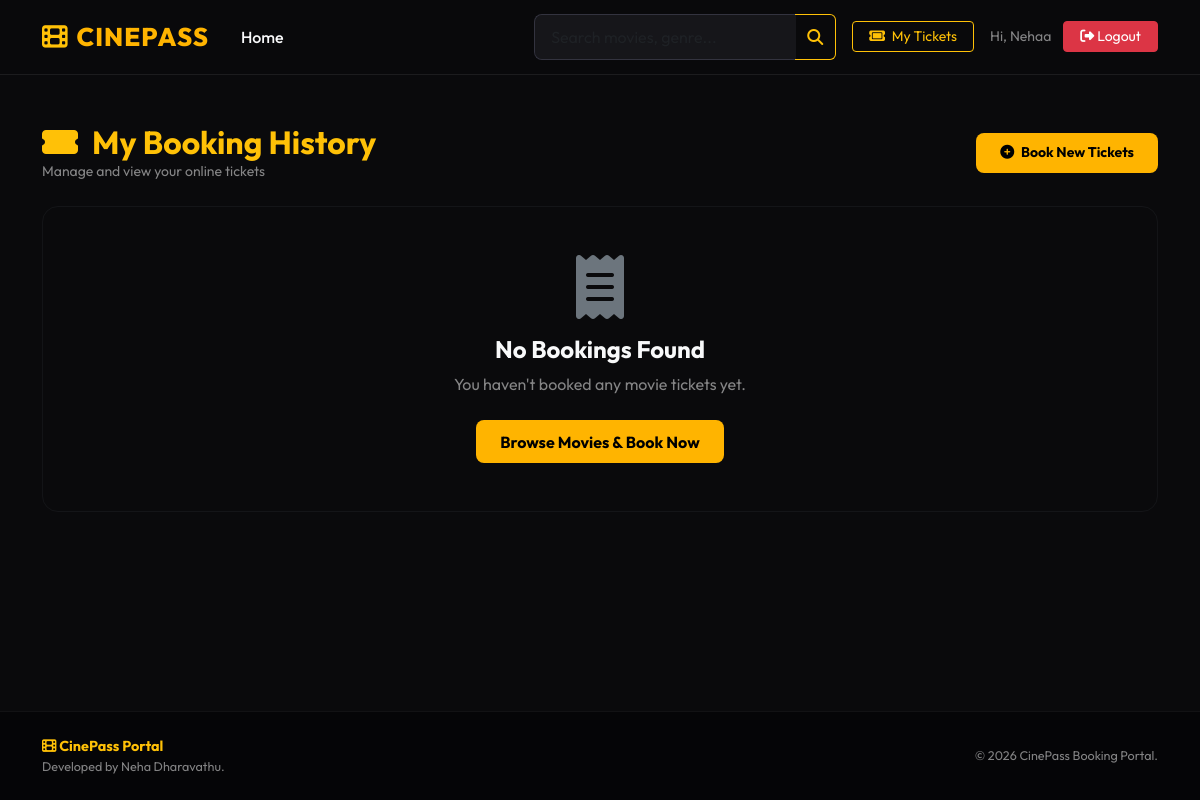
Page /my-bookings/ (signed in) on the earlier database version.
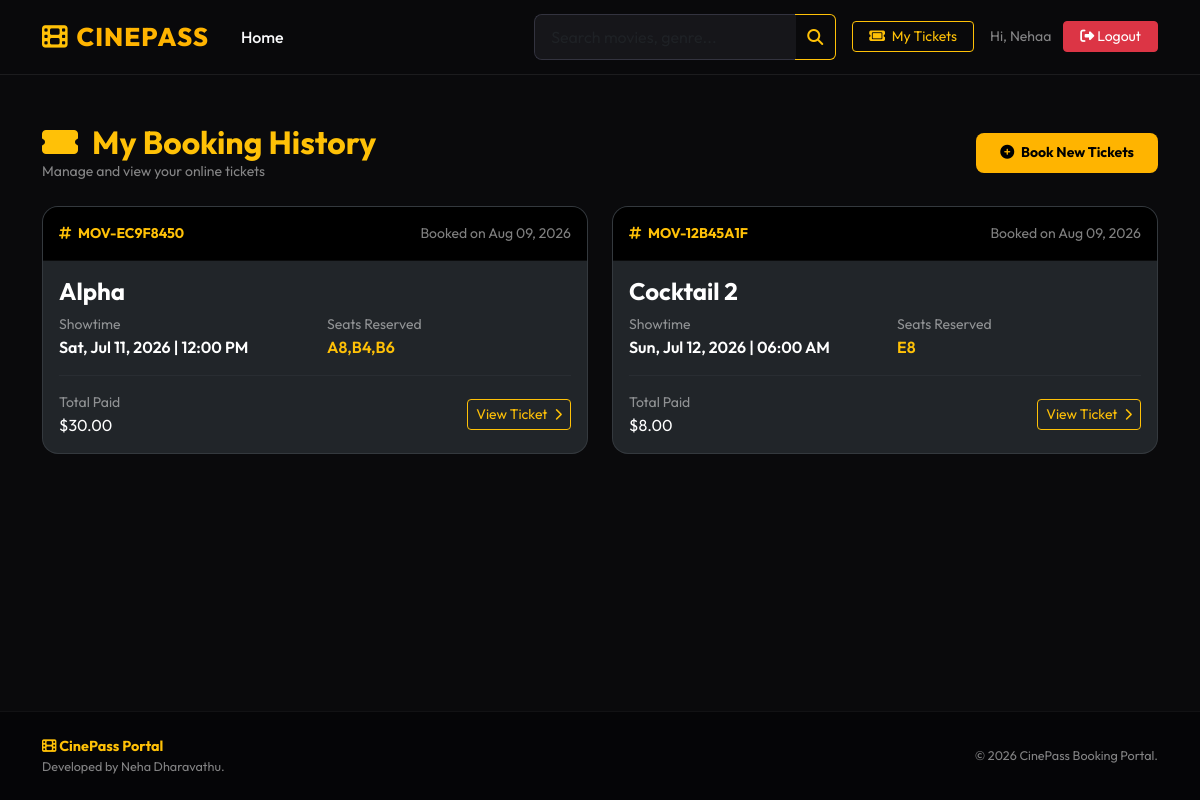
Same page on the later database version.
### cinema/models.py (models this page shows, shortened)
class Booking(models.Model):
    showtime = models.ForeignKey(Showtime, on_delete=models.CASCADE, related_name='bookings')
    user = models.ForeignKey(User, on_delete=models.SET_NULL, null=True, blank=True, related_name='bookings')
    customer_name = models.CharField(max_length=100)
    customer_email = models.EmailField()
    seats = models.CharField(max_length=255, help_text="Comma-separated list of seat numbers (e.g. A1,A2)")
    total_price = models.DecimalField(max_digits=8, decimal_places=2)
    booking_reference = models.CharField(max_length=20, unique=True, blank=True)
    created_at = models.DateTimeField(auto_now_add=True)

class Showtime(models.Model):
    movie = models.ForeignKey(Movie, on_delete=models.CASCADE, related_name='showtimes')
    start_time = models.DateTimeField()
    ticket_price = models.DecimalField(max_digits=6, decimal_places=2)

class Movie(models.Model):
    CERTIFICATE_CHOICES = [
        ('U', 'U (Unrestricted Public Exhibition)'),
        ('UA', 'UA (Parental Guidance Required under 12)'),
        ('A', 'A (Adults Only)'),
        ('R', 'R (Restricted)'),
    ]
    title = models.CharField(max_length=200)
    synopsis = models.TextField()
    release_date = models.DateField()
    duration = models.IntegerField(help_text="Duration in minutes")
    certificate = models.CharField(max_length=10, choices=CERTIFICATE_CHOICES, default='U')
    language = models.CharField(max_length=50)
    genre = models.CharField(max_length=100)
    poster_url = models.URLField(max_length=500, blank=True, null=True, help_text="Direct link to poster image")

### cinema/views.py (the view)
# urls.py: path('my-bookings/', views.user_bookings, name='user_bookings'),
@login_required
def user_bookings(request):
    bookings = Booking.objects.filter(user=request.user).order_by('-created_at')
    return render(request, 'movies/user_bookings.html', {'bookings': bookings})

### templates/movies/user_bookings.html (shortened to what this page needs)
{% extends 'base.html' %}
{% block content %}
<div class="container py-5">
    <div class="d-flex justify-content-between align-items-center mb-4 flex-wrap gap-2">
        <div>
            <h2 class="fw-bold mb-0 text-warning">
                <i class="fa-solid fa-ticket-simple me-2"></i> My Booking History
            </h2>
            <p class="text-white-50 small mb-0">Manage and view your online tickets</p>
        </div>
        <a href="{% url 'home' %}" class="btn btn-gold btn-sm">
            <i class="fa-solid fa-plus-circle me-1"></i> Book New Tickets
        </a>
    </div>
    {% if bookings %}
        <div class="row row-cols-1 row-cols-md-2 g-4">
            {% for booking in bookings %}
                <div class="col">
                    <div class="card bg-dark border-secondary border-opacity-25 rounded-4 overflow-hidden h-100">
                        <div class="card-header bg-black bg-opacity-35 border-bottom border-secondary border-opacity-10 py-3 d-flex justify-content-between align-items-center">
                            <span class="text-warning fw-bold text-uppercase small">
                                <i class="fa-solid fa-hashtag me-1"></i> {{ booking.booking_reference }}
                            </span>
                            <span class="text-white-50 small">
                                Booked on {{ booking.created_at|date:"M d, Y" }}
                            </span>
                        </div>
                        <div class="card-body">
                            <h4 class="fw-bold text-white mb-2">{{ booking.showtime.movie.title }}</h4>
                            <div class="row mb-3">
                                <div class="col-6">
                                    <span class="text-white-50 small d-block">Showtime</span>
                                     <span class="fw-semibold text-white">
                                     {{ booking.showtime.start_time|date:"D, M d, Y" }} |
                                     {{ booking.showtime.start_time|date:"h:i A" }}
                                     </span>
                                </div>
                                <div class="col-6">
                                    <span class="text-white-50 small d-block">Seats Reserved</span>
                                    <span class="fw-semibold text-warning">
                                        {{ booking.seats }}
                                    </span>
                                </div>
                            </div>
                            <div class="d-flex justify-content-between align-items-center pt-3 border-top border-secondary border-opacity-10">
                                <div>
                                    <span class="text-white-50 small d-block">Total Paid</span>
                                    <span class="fw-extrabold text-white">${{ booking.total_price }}</span>
                                </div>
                                <a href="{% url 'booking_success' booking.booking_reference %}" class="btn btn-outline-warning btn-sm">
                                    View Ticket <i class="fa-solid fa-chevron-right ms-1 small"></i>
                                </a>
                            </div>
                        </div>
                    </div>
                </div>
            {% endfor %}
        </div>
    {% else %}
        <div class="text-center py-5 bg-card rounded-4 border border-secondary border-opacity-10 my-4">
            <i class="fa-solid fa-receipt fa-4x text-secondary mb-3"></i>
            <h4 class="fw-bold">No Bookings Found</h4>
            <p class="text-white-50">You haven't booked any movie tickets yet.</p>
            <a href="{% url 'home' %}" class="btn btn-gold mt-2">Browse Movies & Book Now</a>
        </div>
    {% endif %}
</div>
{% endblock %}

### templates/base.html (shortened to what this page needs)
{% load static %}
<!DOCTYPE html>
<html lang="en">
<head>
    {% load static %}
    <link href="https://cdn.jsdelivr.net/npm/bootstrap@5.3.0-alpha3/dist/css/bootstrap.min.css" rel="stylesheet">
    <link rel="stylesheet" href="https://cdnjs.cloudflare.com/ajax/libs/font-awesome/6.4.0/css/all.min.css">
    <link rel="stylesheet" href="{% static 'style.css' %}?v=1.02">
</head>
<body>
    <nav class="navbar navbar-expand-lg navbar-dark navbar-cinema sticky-top">
        <div class="container">
            <a class="navbar-brand navbar-brand-cinema" href="{% url 'home' %}">
                <i class="fa-solid fa-film text-warning"></i> CINEPASS
            </a>
            <div class="collapse navbar-collapse" id="navbarText">
                <ul class="navbar-nav me-auto mb-2 mb-lg-0 align-items-center">
                    <li class="nav-item">
                        <a class="nav-link nav-link-cinema px-3" href="{% url 'home' %}">Home</a>
                    </li>
                </ul>
                <form class="d-flex me-lg-3 my-2 my-lg-0" method="get" action="{% url 'home' %}">
                    <div class="input-group">
                        <input class="form-control form-control-cinema border-end-0" type="search"
                            placeholder="Search movies, genre..." name="q" value="{{ query|default:'' }}"
                            aria-label="Search">
                        <button class="btn btn-outline-warning border-start-0" type="submit">
                            <i class="fas fa-search"></i>
                        </button>
                    </div>
                </form>
                <div class="d-flex align-items-center gap-2">
                    {% if user.is_authenticated %}
                    <a href="{% url 'user_bookings' %}" class="btn btn-outline-warning btn-sm px-3">
                        <i class="fa-solid fa-ticket me-1"></i> My Tickets
                    </a>
                    <span class="text-white-50 ms-2 me-1 small">Hi, {{ user.username }}</span>
                    <a href="{% url 'logout' %}" class="btn btn-sm btn-danger px-3">
                        <i class="fa-solid fa-sign-out-alt"></i> Logout
                    </a>
                    {% else %}
                    <a href="{% url 'login' %}" class="btn btn-outline-light btn-sm px-3">Log In</a>
                    <a href="{% url 'signup' %}" class="btn btn-gold btn-sm px-3">Sign Up</a>
                    {% endif %}
                </div>
            </div>
        </div>
    </nav>
    <main class="flex-grow-1">
        {% block content %}{% endblock %}
    </main>
    <footer>
        <div class="container text-center">
            <div class="row align-items-center">
                <div class="col-md-6 text-md-start mb-2 mb-md-0">
                    <span class="fw-bold text-warning"><i class="fa-solid fa-film"></i> CinePass Portal</span>
                    <p class="mb-0 text-white-50 small">Developed by Neha Dharavathu.</p>
                </div>
                <div class="col-md-6 text-md-end">
                    <p class="mb-0 text-white-50 small">&copy; {% now "Y" %} CinePass Booking Portal.</p>
                </div>
            </div>
        </div>
    </footer>
</body>
</html>

### static/style.css (style rules this page uses)
:root { --bg-dark: #0a0a0c; --bg-card: rgba(22, 22, 26, 0.7); --bg-card-hover: rgba(30, 30, 38, 0.9); --accent-gold: #ffb400; --accent-gold-hover: #e09e00; --text-main: #f8f9fa; --text-muted: #a0aab2; --seat-available: #2c2c35; --seat-selected: #ffb400; --seat-booked: #e63946; --seat-border: #444450; --ticket-bg: #1e1e24; --ticket-border: #33333f; }
body { background-color: var(--bg-dark); color: var(--text-main); font-family: 'Outfit', 'Inter', -apple-system, BlinkMacSystemFont, "Segoe UI", Roboto, sans-serif; min-height: 100vh; display: flex; flex-direction: column; overflow-x: hidden; }
.navbar-cinema { background: rgba(10, 10, 12, 0.85); backdrop-filter: blur(10px); -webkit-backdrop-filter: blur(10px); border-bottom: 1px solid rgba(255, 255, 255, 0.08); padding: 0.8rem 1.5rem; }
.navbar-brand-cinema { font-weight: 800; font-size: 1.6rem; color: var(--accent-gold) !important; letter-spacing: 1px; display: flex; align-items: center; gap: 0.5rem; }
.nav-link-cinema { color: var(--text-main) !important; font-weight: 500; transition: color 0.3s ease; }
.btn-gold { background-color: var(--accent-gold); color: #000; font-weight: 700; border: none; border-radius: 8px; padding: 0.6rem 1.5rem; transition: all 0.3s ease; }
.form-control-cinema { background-color: #16161a; border: 1px solid #33333f; color: #fff; border-radius: 8px; padding: 0.6rem 1rem; }
footer { background-color: #050507; border-top: 1px solid rgba(255, 255, 255, 0.05); color: var(--text-muted); font-size: 0.9rem; padding: 1.5rem 0; margin-top: auto; }

Differences in the rows shown:
added Booking: booking_reference "MOV-EC9F8450", created_at "Aug 09, 2026", showtime.movie "Alpha", showtime.start_time "Sat, Jul 11, 2026", showtime.start_time "12:00 PM", seats "A8,B4,B6", total_price "30.00"
added Booking: booking_reference "MOV-12B45A1F", created_at "Aug 09, 2026", showtime.movie "Cocktail 2", showtime.start_time "Sun, Jul 12, 2026", showtime.start_time "06:00 AM", seats "E8", total_price "8.00"
Other differences:
text no longer shown: "No Bookings Found You haven't booked any movie tickets yet. Browse Movies & Book Now"
